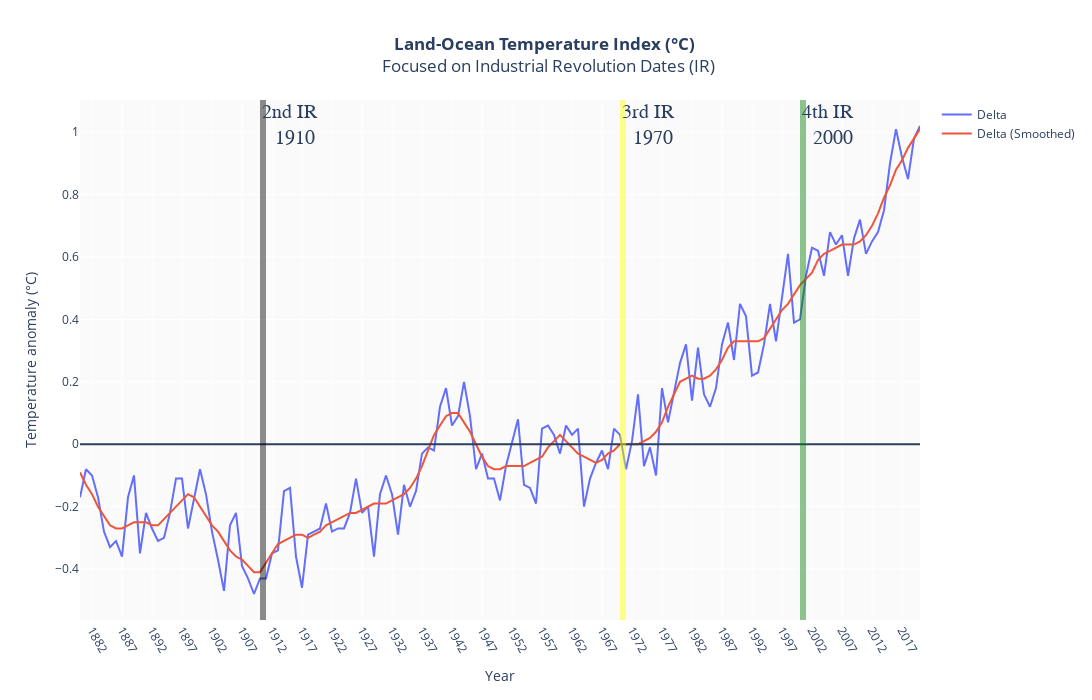

Notebook source saved alongside this figure:
### Markdown cell above
We can now add the dates of the three last Industrial Revolutions :

    - Second 1910 : gaz and petrol
    - Third 1970 : internet
    - Forth 2000 : AI

### Code cell
fig.add_vrect(x0="1910", x1="1911", annotation_text="2nd IR <br> 1910", annotation_position="top left",
annotation=dict(font_size=20, font_family="Times New Roman"),
fillcolor="black", opacity=0.45, line_width=0)

fig.add_vrect(x0="1970", x1="1971", annotation_text="3rd IR <br> 1970", annotation_position="top left",
annotation=dict(font_size=20, font_family="Times New Roman"),
fillcolor="yellow", opacity=0.45, line_width=0)

fig.add_vrect(x0="2000", x1="2001", annotation_text="4th IR <br> 2000", annotation_position="top left",
annotation=dict(font_size=20, font_family="Times New Roman"),
fillcolor="green", opacity=0.45, line_width=0)

fig.update_layout(title_x=0.5, title_text="<b>Land-Ocean Temperature Index (°C)</b> <br> Focused on Industrial Revolution Dates (IR)")

fig.show()

### Figure 1 — Plotly figure (JSON) as saved in the notebook; plotly's stock layout.template omitted (floating-point values rounded to 4 significant figures; data arrays with more than 128 entries replaced by an {"elided": "..."} marker saying what was removed)
{"data": [{"name": "Delta", "type": "scatter", "x": {"elided": "141 int values"}, "y": {"elided": "141 float values"}}, {"name": "Delta (Smoothed)", "type": "scatter", "x": {"elided": "141 int values"}, "y": {"elided": "141 float values"}}], "layout": {"annotations": [{"font": {"family": "Times New Roman", "size": 20}, "showarrow": false, "text": "2nd IR <br> 1910", "x": "1910", "xanchor": "left", "xref": "x", "y": 1, "yanchor": "top", "yref": "y domain"}, {"font": {"family": "Times New Roman", "size": 20}, "showarrow": false, "text": "3rd IR <br> 1970", "x": "1970", "xanchor": "left", "xref": "x", "y": 1, "yanchor": "top", "yref": "y domain"}, {"font": {"family": "Times New Roman", "size": 20}, "showarrow": false, "text": "4th IR <br> 2000", "x": "2000", "xanchor": "left", "xref": "x", "y": 1, "yanchor": "top", "yref": "y domain"}], "autosize": false, "height": 700, "plot_bgcolor": "rgb(250,250,250)", "shapes": [{"type": "line", "x0": 0, "x1": 1, "xref": "x domain", "y0": 0, "y1": 0, "yref": "y"}, {"fillcolor": "black", "line": {"width": 0}, "opacity": 0.45, "type": "rect", "x0": "1910", "x1": "1911", "xref": "x", "y0": 0, "y1": 1, "yref": "y domain"}, {"fillcolor": "yellow", "line": {"width": 0}, "opacity": 0.45, "type": "rect", "x0": "1970", "x1": "1971", "xref": "x", "y0": 0, "y1": 1, "yref": "y domain"}, {"fillcolor": "green", "line": {"width": 0}, "opacity": 0.45, "type": "rect", "x0": "2000", "x1": "2001", "xref": "x", "y0": 0, "y1": 1, "yref": "y domain"}], "title": {"text": "<b>Land-Ocean Temperature Index (°C)</b> <br> Focused on Industrial Revolution Dates (IR)", "x": 0.5}, "width": 1300, "xaxis": {"autorange": true, "dtick": 5, "range": [1880, 2020], "tick0": 2, "tickangle": 60, "tickmode": "linear", "title": {"text": "Year"}, "type": "linear"}, "yaxis": {"autorange": true, "range": [-0.5633, 1.103], "title": {"text": "Temperature anomaly (°C)"}, "type": "linear"}}}
